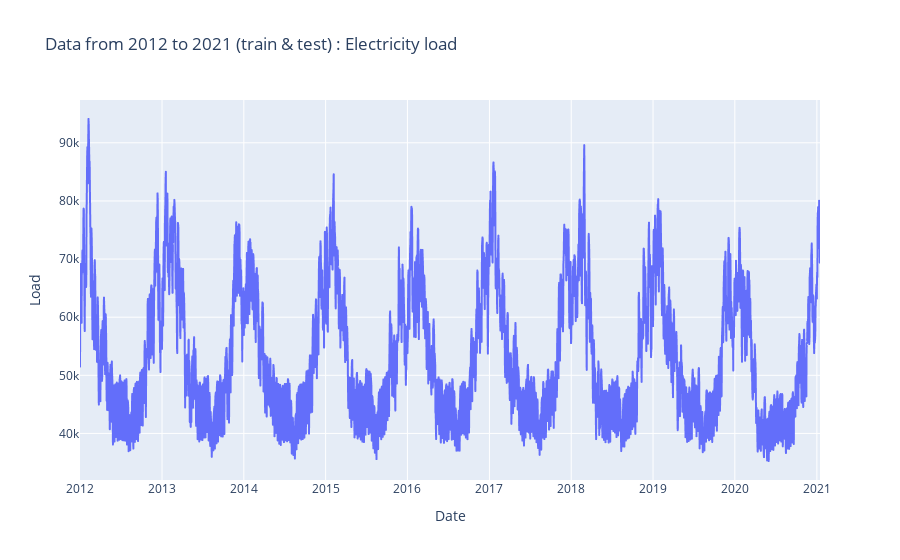

Notebook code cell kept with this figure:
### Markdown cell above
---
### Question 1

Plot the data from 2012 to 2021 by showing the electricity load that was used to train the experts, the target to be predicted sequentially and the expert predictions.

### Code cell
all_data = pd.concat([data_train, data_test])
px.line(all_data, x='Date', y='Load', title= 'Data from 2012 to 2021 (train & test) : Electricity load')

### Figure 1 — Plotly figure (JSON) as saved in the notebook; plotly's stock layout.template omitted (floating-point values rounded to 4 significant figures; data arrays with more than 128 entries replaced by an {"elided": "..."} marker saying what was removed)
{"data": [{"hovertemplate": "Date=%{x}<br>Load=%{y}<extra></extra>", "legendgroup": "", "line": {"color": "#636efa", "dash": "solid"}, "marker": {"symbol": "circle"}, "mode": "lines", "name": "", "showlegend": false, "type": "scattergl", "x": {"elided": "3303 str values"}, "xaxis": "x", "y": {"elided": "3303 float values"}, "yaxis": "y"}], "layout": {"legend": {"tracegroupgap": 0}, "title": {"text": "Data from 2012 to 2021 (train & test) : Electricity load"}, "xaxis": {"anchor": "y", "domain": [0, 1], "title": {"text": "Date"}}, "yaxis": {"anchor": "x", "domain": [0, 1], "title": {"text": "Load"}}}}
